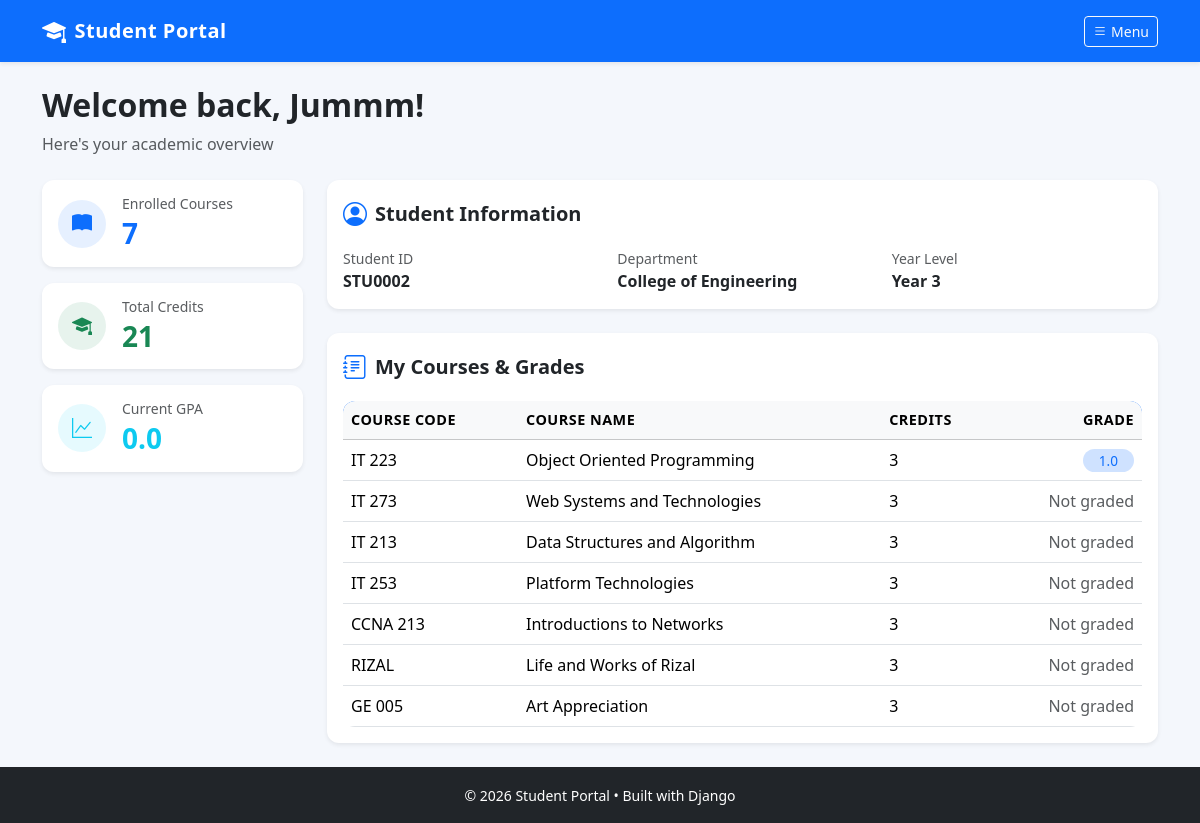
The app's page /dashboard/ (signed in) with its own data.
### portal/models.py (models this page shows, shortened)
class StudentProfile(models.Model):
    user = models.OneToOneField(User, on_delete=models.CASCADE)
    student_id = models.CharField(max_length=20, unique=True)
    department = models.CharField(max_length=100)
    year = models.IntegerField(default=1)
    phone = models.CharField(max_length=15, blank=True)

class Enrollment(models.Model):
    student = models.ForeignKey(StudentProfile, on_delete=models.CASCADE)
    course = models.ForeignKey(Course, on_delete=models.CASCADE)
    grade = models.CharField(max_length=5, blank=True, null=True)
    enrolled_at = models.DateTimeField(auto_now_add=True)
    class Meta:
        unique_together = ('student', 'course')

class Course(models.Model):
    name = models.CharField(max_length=200)
    code = models.CharField(max_length=20, unique=True)
    description = models.TextField(blank=True)
    credits = models.IntegerField(default=3)

### portal/views.py (the view)
# urls.py: path('dashboard/', views.dashboard, name='dashboard'),
@login_required
def dashboard(request):
    try:
        profile = request.user.studentprofile
        enrollments = Enrollment.objects.filter(student=profile).select_related('course')
        total_credits = enrollments.aggregate(total=Sum('course__credits'))['total'] or 0
        grade_points = {
            'A': 4.0, 'A-': 3.7,
            'B+': 3.3, 'B': 3.0, 'B-': 2.7,
            'C+': 2.3, 'C': 2.0, 'C-': 1.7,
            'D': 1.0, 'F': 0.0
        }
        total_points = 0
        graded_courses = 0
        for e in enrollments:
            if e.grade and e.grade.upper() in grade_points:
                total_points += grade_points[e.grade.upper()] * e.course.credits
                graded_courses += e.course.credits
        gpa = round(total_points / graded_courses, 2) if graded_courses > 0 else 0.0
    except StudentProfile.DoesNotExist:
        profile = None
        enrollments = []
        total_credits = 0
        gpa = 0.0
    return render(request, 'dashboard.html', {
        'profile': profile,
        'enrollments': enrollments,
        'total_credits': total_credits,
        'gpa': gpa,
        'enrolled_count': enrollments.count() if profile else 0
    })

### templates/dashboard.html (shortened to what this page needs)
{% extends 'base.html' %}
{% block content %}
<div class="mb-4">
    <h2 class="fw-bold">Welcome back, {{ user.username }}!</h2>
    <p class="text-muted">Here's your academic overview</p>
</div>
{% if profile %}
<div class="row g-4">
    <div class="col-lg-3">
        <div class="d-flex flex-column gap-3">
            <div class="card border-0 shadow-sm">
                <div class="card-body">
                    <div class="d-flex align-items-center">
                        <div class="bg-primary bg-opacity-10 text-primary rounded-circle d-flex align-items-center justify-content-center me-3"
                             style="width: 48px; height: 48px;">
                            <i class="bi bi-book-fill fs-5"></i>
                        </div>
                        <div>
                            <h6 class="text-muted mb-1 small">Enrolled Courses</h6>
                            <h3 class="fw-bold mb-0 text-primary">{{ enrolled_count }}</h3>
                        </div>
                    </div>
                </div>
            </div>
            <div class="card border-0 shadow-sm">
                <div class="card-body">
                    <div class="d-flex align-items-center">
                        <div class="bg-success bg-opacity-10 text-success rounded-circle d-flex align-items-center justify-content-center me-3"
                             style="width: 48px; height: 48px;">
                            <i class="bi bi-mortarboard-fill fs-5"></i>
                        </div>
                        <div>
                            <h6 class="text-muted mb-1 small">Total Credits</h6>
                            <h3 class="fw-bold mb-0 text-success">{{ total_credits }}</h3>
                        </div>
                    </div>
                </div>
            </div>
            <div class="card border-0 shadow-sm">
                <div class="card-body">
                    <div class="d-flex align-items-center">
                        <div class="bg-info bg-opacity-10 text-info rounded-circle d-flex align-items-center justify-content-center me-3"
                             style="width: 48px; height: 48px;">
                            <i class="bi bi-graph-up fs-5"></i>
                        </div>
                        <div>
                            <h6 class="text-muted mb-1 small">Current GPA</h6>
                            <h3 class="fw-bold mb-0 text-info">{{ gpa }}</h3>
                        </div>
                    </div>
                </div>
            </div>
        </div>
    </div>
    <div class="col-lg-9">
        <div class="card border-0 shadow-sm mb-4">
            <div class="card-body">
                <div class="d-flex align-items-center mb-3">
                    <i class="bi bi-person-circle text-primary fs-4 me-2"></i>
                    <h5 class="mb-0 fw-bold">Student Information</h5>
                </div>
                <div class="row">
                    <div class="col-md-4 mb-3 mb-md-0">
                        <small class="text-muted d-block">Student ID</small>
                        <span class="fw-semibold">{{ profile.student_id }}</span>
                    </div>
                    <div class="col-md-4 mb-3 mb-md-0">
                        <small class="text-muted d-block">Department</small>
                        <span class="fw-semibold">{{ profile.department }}</span>
                    </div>
                    <div class="col-md-4">
                        <small class="text-muted d-block">Year Level</small>
                        <span class="fw-semibold">Year {{ profile.year }}</span>
                    </div>
                </div>
            </div>
        </div>
        <div class="card border-0 shadow-sm">
            <div class="card-body">
                <div class="d-flex align-items-center mb-3">
                    <i class="bi bi-journal-text text-primary fs-4 me-2"></i>
                    <h5 class="mb-0 fw-bold">My Courses & Grades</h5>
                </div>
                <div class="table-responsive">
                    <table class="table table-hover align-middle mb-0">
                        <thead class="table-light">
                            <tr>
                                <th>Course Code</th>
                                <th>Course Name</th>
                                <th>Credits</th>
                                <th class="text-end">Grade</th>
                            </tr>
                        </thead>
                        <tbody>
                            {% for e in enrollments %}
                            <tr>
                                <td class="fw-medium">{{ e.course.code }}</td>
                                <td>{{ e.course.name }}</td>
                                <td>{{ e.course.credits }}</td>
                                <td class="text-end">
                                    {% if e.grade %}
                                        <span class="badge bg-primary-subtle text-primary rounded-pill px-3">
                                            {{ e.grade }}
                                        </span>
                                    {% else %}
                                        <span class="text-muted">Not graded</span>
                                    {% endif %}
                                </td>
                            </tr>
                            {% endfor %}
                        </tbody>
                    </table>
                </div>
            </div>
        </div>
    </div>
</div>
{% else %}
    <div class="alert alert-warning">No student profile found.</div>
{% endif %}
{% endblock %}

### templates/base.html (shortened to what this page needs)
{% load static %}
<!DOCTYPE html>
<html lang="en">
<head>
    <link href="https://cdn.jsdelivr.net/npm/bootstrap@5.3.3/dist/css/bootstrap.min.css" rel="stylesheet">
    <link rel="stylesheet" href="https://cdn.jsdelivr.net/npm/bootstrap-icons@1.11.3/font/bootstrap-icons.min.css">
    <link rel="stylesheet" href="{% static 'css/style.css' %}">
</head>
<body class="d-flex flex-column min-vh-100">
    <nav class="navbar navbar-dark bg-primary sticky-top shadow-sm">
        <div class="container">
            <a class="navbar-brand fw-bold d-flex align-items-center" href="{% url 'home' %}">
                <i class="bi bi-mortarboard-fill me-2 fs-4"></i>
                Student Portal
            </a>
            {% if user.is_authenticated %}
                <button class="btn btn-outline-light btn-sm d-flex align-items-center"
                        type="button" data-bs-toggle="offcanvas" data-bs-target="#sideMenu">
                    <i class="bi bi-list me-1"></i> Menu
                </button>
            {% else %}
                <div>
                    <a href="{% url 'login' %}" class="btn btn-outline-light btn-sm me-2">Login</a>
                    <a href="{% url 'register' %}" class="btn btn-light btn-sm">Register</a>
                </div>
            {% endif %}
        </div>
    </nav>
    <main class="container my-4 flex-grow-1">
        {% block content %}{% endblock %}
    </main>
    <footer class="bg-dark text-white py-3 mt-auto">
        <div class="container text-center">
            <small>© 2026 Student Portal • Built with Django</small>
        </div>
    </footer>
</body>
</html>

### static/css/style.css (style rules this page uses)
body { background-color: #f4f7fc; font-family: 'Segoe UI', system-ui, -apple-system, sans-serif; }
.navbar { box-shadow: 0 2px 10px rgba(0, 0, 0, 0.08); }
.navbar-brand { font-weight: 700; letter-spacing: 0.5px; }
.card { border: none; border-radius: 12px; box-shadow: 0 4px 15px rgba(0, 0, 0, 0.06); transition: transform 0.2s ease, box-shadow 0.2s ease; }
.table { background: white; border-radius: 12px; overflow: hidden; }
.table thead { background-color: #0d6efd; color: white; }
.table th { font-weight: 600; font-size: 0.9rem; text-transform: uppercase; letter-spacing: 0.5px; }
.badge { font-size: 0.85rem; font-weight: 500; }
.bg-opacity-10 { --bs-bg-opacity: 0.1; }

### records on screen
StudentProfile: student_id "STU0002", department "College of Engineering", year "3"
Enrollment: course.code "IT 223", course.name "Object Oriented Programming", course.credits "3", grade "1.0"
Enrollment: course.code "IT 273", course.name "Web Systems and Technologies", course.credits "3", shows "Not graded"
Enrollment: course.code "IT 213", course.name "Data Structures and Algorithm", course.credits "3", shows "Not graded"
Enrollment: course.code "IT 253", course.name "Platform Technologies", course.credits "3", shows "Not graded"
Enrollment: course.code "CCNA 213", course.name "Introductions to Networks", course.credits "3", shows "Not graded"
Enrollment: course.code "RIZAL", course.name "Life and Works of Rizal", course.credits "3", shows "Not graded"
Enrollment: course.code "GE 005", course.name "Art Appreciation", course.credits "3", shows "Not graded"

### other values on screen
{{ user.username }} "Jummm"
{{ enrolled_count }} "7"
{{ total_credits }} "21"
{{ gpa }} "0.0"
